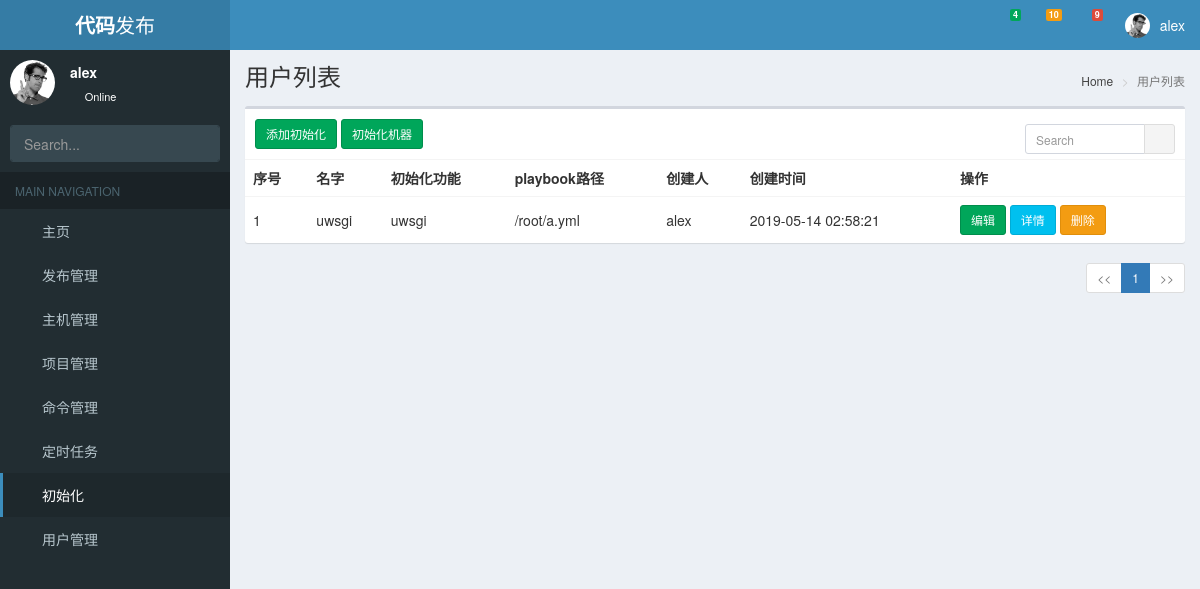
The page /initlist/ (signed in) on the database its author committed.
### web/models.py (models this page shows, shortened)
class UserProfile(models.Model):
    name = models.CharField(verbose_name="用户名称", max_length=200)
    email = models.CharField(verbose_name="邮箱地址", max_length=200)
    password = models.CharField(verbose_name="密码", max_length=200)
    role = models.CharField(verbose_name='角色', choices=(("0", "开发"), ("1", "测试"), ("2", '运维')), default="0",max_length=10)
    is_admin = models.CharField(verbose_name='管理员', choices=(("0", "Admin"), ("1", "普通")), default="1",max_length=10)
    is_unable = models.CharField(verbose_name='是否可用', choices=(("0", "可用"), ("1", "不可用")), default="0",max_length=10)
    department = models.CharField(verbose_name='部门', blank=True, null=True, max_length=10)
    phone = models.CharField(verbose_name='手机号', blank=True, null=True, max_length=11)
    create_time = models.DateTimeField("创建时间", auto_now_add=True)
    class Meta:
        ordering = ['-create_time']
    def __str__(self):
        return self.name

class Init(models.Model):
    name = models.CharField(verbose_name="名称", unique=True, max_length=64)
    function = models.CharField(verbose_name="初始化功能", unique=True, max_length=64)
    play_book = models.CharField(verbose_name="playbook路径", max_length=100)
    create_time = models.DateTimeField("创建时间", auto_now_add=True)
    create_user = models.ForeignKey(UserProfile, verbose_name="创建者")
    class Meta:
        ordering = ('-create_time',)

### web/init.py (the view)
# urls.py: url(r'^initlist/', initlist, name='initlist'),
def initlist(request):
    search = request.GET.get("table_search", "")
    inits = Init.objects.filter(name__contains=search)
    pager = Pagination(request.GET.get('page', '1'), inits.count(), request.GET.copy(), 10)
    return TemplateResponse(request, "initlist.html", {"inits": inits[pager.start:pager.end], 'page_html': pager.page_html,"page_title":"用户列表",})

### utils/auth.py (called while the page is built)
    def process_request(self, request):
        if request.path_info.startswith('/admin/'):
            return
        if request.path_info in [reverse('login')]:
            return
        pk = request.session.get('user_id')
        user = models.UserProfile.objects.filter(pk=pk).first()
        if user:
            request.account = user
        else:
            return redirect(reverse('login'))

    def process_template_response(self,request,response):
        response.context_data.update({"user":request.account})
        return response

### utils/pagination.py (called while the page is built)
    @property
    def start(self):
        return (self.page - 1) * self.per_num

    @property
    def end(self):
        return self.page * self.per_num

### templates/initlist.html (shortened to what this page needs)
{% extends 'master/base.html' %}
{% block body %}
    <div class="row">
        <div class="col-xs-12">
            <div class="box">
                <div class="box-header">
                    <div class="btn btn-sm btn-success add-btn">添加初始化</div>
                    <div class="btn btn-sm btn-success update-btn">初始化机器</div>
                    <div class="box-tools pull-right">
                        <form action="" method="get">
                            <div class="input-group input-group-sm " style="width: 150px;">
                                <input type="text" name="table_search" class="form-control pull-right"
                                       placeholder="Search">
                                <div class="input-group-btn">
                                    <button type="submit" class="btn btn-default"><i class="fa fa-search"></i></button>
                                </div>
                            </div>
                        </form>
                    </div>
                </div>
                <div class="box-body table-responsive no-padding">
                    <table class="table table-hover">
                        <tr>
                            <th>序号</th>
                            <th>名字</th>
                            <th>初始化功能</th>
                            <th>playbook路径</th>
                            <th>创建人</th>
                            <th>创建时间</th>
                            <th>操作</th>
                        </tr>
                        {% for init in inits %}
                            <tr>
                                <td>{{ forloop.counter }}</td>
                                <td>{{ init.name }}</td>
                                <td>{{ init.function }}</td>
                                <td>{{ init.play_book }}</td>
                                <td>{{ init.create_user }}</td>
                                <td>{{ init.create_time|date:"Y-m-d H:i:s" }}</td>
                                <td>
                                    <div class="btn btn-success btn-sm edit-btn"
                                         data-url="{% url 'editinit' init.pk %}">编辑
                                    </div>
                                    <div class="btn btn-info btn-sm edit-btn"
                                         data-url="{% url 'loglist' init.pk %}">详情
                                    </div>
                                    <div class="btn btn-warning btn-sm del-btn"
                                         data-url="{% url 'delinit' init.pk %}">删除
                                    </div>
                                </td>
                            </tr>
                        {% endfor %}
                    </table>
                </div>
            </div>
            <div>
                <ul class="pagination pagination-sm no-margin pull-right">
                    {{ page_html|safe }}
                </ul>
            </div>
        </div>
    </div>
{% endblock %}

### templates/master/body_nav.html (shortened to what this page needs)
{% load static %}
<nav class="navbar navbar-static-top">
    <a href="#" class="sidebar-toggle" data-toggle="push-menu" role="button">
    </a>
    <div class="navbar-custom-menu">
        <ul class="nav navbar-nav">
            <li class="dropdown messages-menu">
                <a href="#" class="dropdown-toggle" data-toggle="dropdown">
                    <i class="fa fa-envelope-o"></i>
                    <span class="label label-success">4</span>
                </a>
            </li>
            <li class="dropdown notifications-menu">
                <a href="#" class="dropdown-toggle" data-toggle="dropdown">
                    <i class="fa fa-bell-o"></i>
                    <span class="label label-warning">10</span>
                </a>
            </li>
            <li class="dropdown tasks-menu">
                <a href="#" class="dropdown-toggle" data-toggle="dropdown">
                    <i class="fa fa-flag-o"></i>
                    <span class="label label-danger">9</span>
                </a>
            </li>
            <li class="dropdown user user-menu">
                <a href="#" class="dropdown-toggle" data-toggle="dropdown">
                    <img src={% static "AdminLTE/img/user2-160x160.jpg" %} class="user-image" alt="User Image">
                    <span class="hidden-xs">{{ user.name }}</span>
                </a>
            </li>
        </ul>
    </div>
</nav>

### templates/master/body_aside.html (shortened to what this page needs)
{% load static %}
<aside class="main-sidebar">
    <section class="sidebar">
      <div class="user-panel">
        <div class="pull-left image">
          <img src={% static "AdminLTE/img/user2-160x160.jpg" %} class="img-circle" alt="User Image">
        </div>
        <div class="pull-left info">
          <p>{{ user.name }}</p>
          <a href="#"><i class="fa fa-circle text-success"></i> Online</a>
        </div>
      </div>
      <form action="#" method="get" class="sidebar-form">
        <div class="input-group">
          <input type="text" name="q" class="form-control" placeholder="Search...">
          <span class="input-group-btn">
                <button type="submit" name="search" id="search-btn" class="btn btn-flat"><i class="fa fa-search"></i>
                </button>
              </span>
        </div>
      </form>
      <ul class="sidebar-menu" data-widget="tree">
        <li class="header">MAIN NAVIGATION</li>
          <li id="dashboard">
          <a href="#">
            <i class="fa fa-dashboard"></i> <span>主页</span>
          </a>
        </li>
        <li class="treeview" id="menu_issue">
          <a href="#">
            <i class="fa fa-download"></i> <span>发布管理</span>
            <span class="pull-right-container">
              <i class="fa fa-angle-left pull-right"></i>
            </span>
          </a>
        </li>
          <li id="host">
          <a href="{% url 'hostlist' %}">
            <i class="fa fa-server"></i> <span>主机管理</span>
          </a>
        </li>
          <li id="project">
          <a href="{% url 'projectlist' %}">
            <i class="fa fa-share-alt"></i> <span>项目管理</span>
          </a>
        </li>
          <li id="command">
          <a href="#">
            <i class="fa fa-file-code-o"></i> <span>命令管理</span>
          </a>
        </li>
          <li id="cron">
          <a href="#">
            <i class="fa fa-safari"></i> <span>定时任务</span>
          </a>
        </li>
          <li id="init">
          <a href="{% url 'initlist' %}">
            <i class="fa  fa-files-o"></i> <span>初始化</span>
          </a>
        </li>
          <li id="user">
          <a href="{% url 'userlist' %}">
            <i class="fa fa-user"></i> <span>用户管理</span>
          </a>
        </li>
      </ul>
    </section>
  </aside>

### rows shown on the page
UserProfile: name "alex"
Init: name "uwsgi", function "uwsgi", play_book "/root/a.yml", create_user "alex", create_time "2019-05-14 02:58:21"

### other values the page prints
{{ page_title }} "用户列表"
{{ page_html|safe }} "<< 1 >>"
